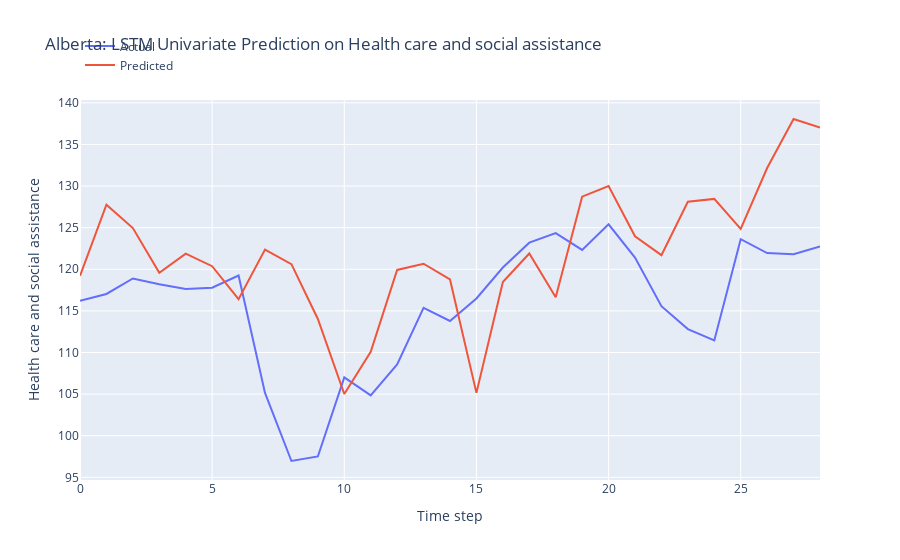

Notebook source saved alongside this figure:
### Markdown cell above
LSTM Model Development

### Code cell
n_features = 1
X_train = X_train.reshape(X_train.shape[0], X_train.shape[1], n_features)

# define model
model = Sequential()
model.add(LSTM(50, activation='relu', input_shape=(n_steps, n_features)))
model.add(Dense(1))

# model = Sequential()
# model.add(LSTM(100, activation='relu', input_shape=(n_steps, n_features), kernel_regularizer=L2(0.001), return_sequences=True))
# model.add(LSTM(50, activation='relu', kernel_regularizer=L2(0.01)))
# model.add(Dense(1))

def r_squared(y_true, y_pred):
    SS_res =  K.sum(K.square(y_true - y_pred)) 
    SS_tot = K.sum(K.square(y_true - K.mean(y_true))) 
    return ( 1 - SS_res/(SS_tot + K.epsilon()) )

# Compile the model
model.compile(optimizer='adam', 
              loss='mse',
              metrics=[r_squared])

early_stopping = EarlyStopping(monitor='loss', patience=5, restore_best_weights=True)

# fit model
history = model.fit(X_train, y_train, 
          epochs = 20,
          batch_size = 32,
          verbose = 0,
          callbacks=[early_stopping])

# Obtain the MSE and R-squared from the last epoch
last_epoch_mse = history.history['loss'][-1]
last_epoch_r_squared = history.history['r_squared'][-1]

# Print the MSE and R-squared
print("Mean Squared Error (MSE) from the last epoch:", last_epoch_mse)
print("R-squared from the last epoch:", last_epoch_r_squared)

# plot loss and r2 score
plt.figure(figsize=(10, 6))

# Plot train loss
plt.plot(history.history['loss'], label='Train Loss')

# Plot train R-squared score
plt.plot(history.history['r_squared'], label='Train R2')

plt.title('Model Training Loss and R-squared Score')
plt.xlabel('Epochs')
plt.ylabel('Value')
plt.legend()
plt.grid(True)
plt.show()

# Evaluate the model
loss = model.evaluate(X_test, y_test)
print("MSE and R_squared:", loss)

# make prediction on test data
X_test = X_test.reshape(X_test.shape[0], X_test.shape[1], n_features)
y_pred = model.predict(X_test)

# Print the first 5 predictions and actual values
print("Predictions:")
flattened_predictions = [pred[0] for pred in y_pred[:10]]
print(flattened_predictions)
# print(y_pred[:10].tolist())
print("Actual values:")
rounded_actual_values = [round(value, len(str(prediction).split('.')[1])) for value, prediction in zip(y_test[:10], flattened_predictions)]
print(rounded_actual_values)

# plot the actual and predicted values for test data
trace1 = go.Scatter(x=np.arange(len(y_test)), y=y_test.flatten(), mode='lines', name='Actual')
trace2 = go.Scatter(x=np.arange(len(y_pred)), y=y_pred.flatten(), mode='lines', name='Predicted')

# Create layout
layout = go.Layout(
    title='Alberta: LSTM Univariate Prediction on Health care and social assistance',
    xaxis=dict(title='Time step'),
    yaxis=dict(title='Health care and social assistance'),
    legend=dict(x=0, y=1.18)
)

# Create figure
fig = go.Figure(data=[trace1, trace2], layout=layout)

# Show plot
fig.show()

### Figure 1 — Plotly figure (JSON) as saved in the notebook; plotly's stock layout.template omitted (floating-point values rounded to 4 significant figures)
{"data": [{"mode": "lines", "name": "Actual", "type": "scatter", "x": [0, 1, 2, 3, 4, 5, 6, 7, 8, 9, 10, 11, 12, 13, 14, 15, 16, 17, 18, 19, 20, 21, 22, 23, 24, 25, 26, 27, 28], "y": [116.2, 117.0, 118.9, 118.2, 117.6, 117.8, 119.3, 105.1, 96.96, 97.51, 107.0, 104.8, 108.6, 115.4, 113.8, 116.5, 120.2, 123.2, 124.3, 122.3, 125.4, 121.4, 115.6, 112.8, 111.4, 123.6, 121.9, 121.8, 122.7]}, {"mode": "lines", "name": "Predicted", "type": "scatter", "x": [0, 1, 2, 3, 4, 5, 6, 7, 8, 9, 10, 11, 12, 13, 14, 15, 16, 17, 18, 19, 20, 21, 22, 23, 24, 25, 26, 27, 28], "y": [119.2, 127.8, 125.0, 119.6, 121.9, 120.4, 116.4, 122.4, 120.6, 114.0, 105.0, 110.1, 119.9, 120.7, 118.8, 105.1, 118.5, 121.9, 116.6, 128.7, 130.0, 124.0, 121.7, 128.1, 128.5, 124.9, 132.2, 138.1, 137.0]}], "layout": {"legend": {"x": 0, "y": 1.18}, "title": {"text": "Alberta: LSTM Univariate Prediction on Health care and social assistance"}, "xaxis": {"title": {"text": "Time step"}}, "yaxis": {"title": {"text": "Health care and social assistance"}}}}
